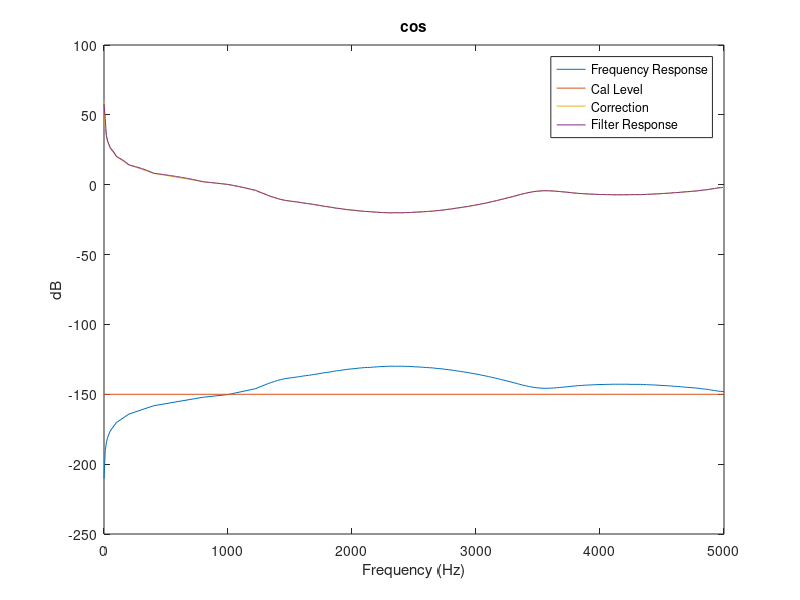
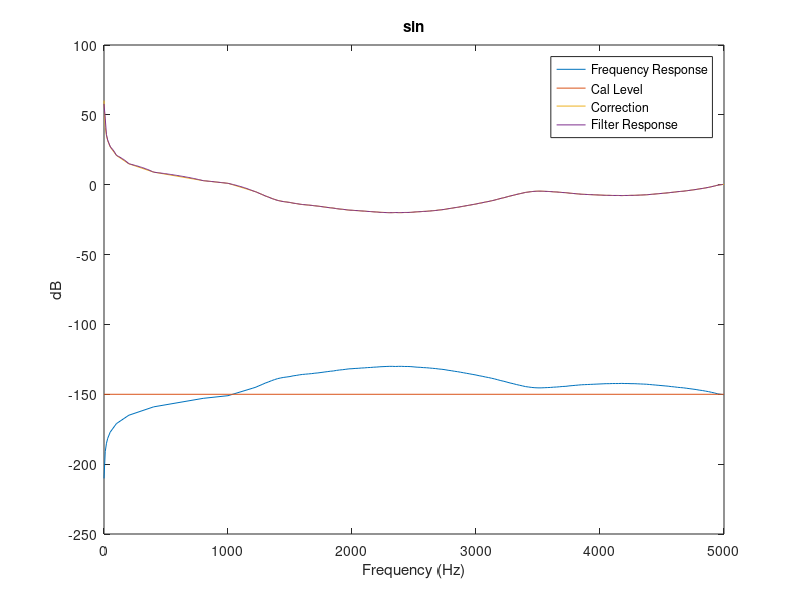
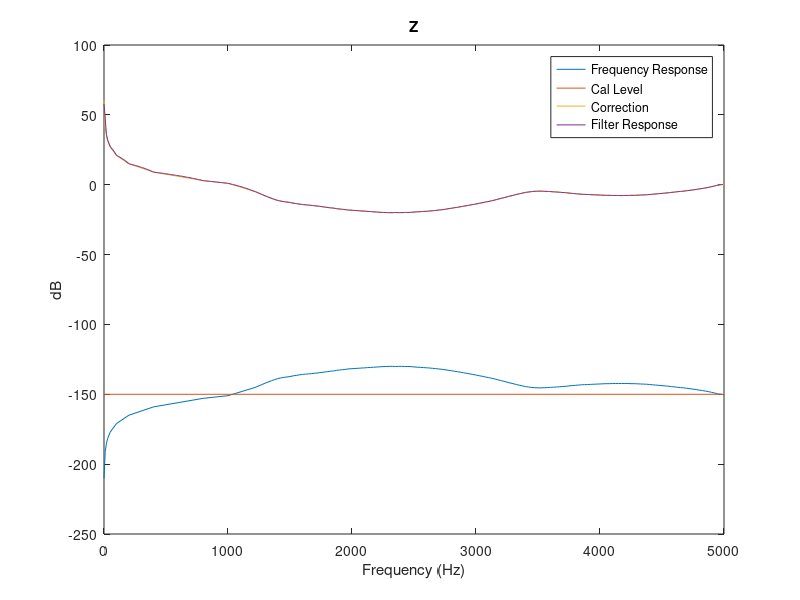

Write MATLAB code to recreate these figures, in order.
% fircoeff
% calculate FIR taps to use in frequency response correction filter
ntaps = 2000; %frequency resolution of filter is srate/ntaps; so more taps, better resolution
srate = 10000.0;
nyquist = srate / 2;

cal_level = -150; %after use filter this will be calibration sensitivity

% f is a vector of pairs of normalized frequency points, 
% specified in the range between 0 and 1, where 1 corresponds to the 
% Nyquist frequency. The frequencies must be in increasing order.

%freq = [0 5000]; 
freq = [0.0 10.0 20.0 30.0 50.0 100.0 200.0 400.0 800.0 1000.0 [1200.0:25:5000.0]]'; %every 25 Hz from 1200 on
f = freq / nyquist;
% a is a vector containing the desired amplitudes at the points specified in f.
% this is for cos axis from calibration sheet
% 1.0 -210.2
% 10.0 -190.2
a_dB = [ 
-210.2
-190.2
-184.2
-180.7
-176.3
-170.2
-164.2
-158.2
-152.1
-150.2
-146.4
-145.9
-144.9
-144.1
-143.2
-142.3
-141.5
-140.8
-140.1
-139.5
-139.0
-138.6
-138.3
-138.0
-137.7
-137.4
-137.0
-136.7
-136.4
-136.1
-135.7
-135.4
-135.0
-134.6
-134.3
-134.0
-133.6
-133.2
-133.0
-132.6
-132.3
-132.0
-131.8
-131.6
-131.3
-131.1
-130.9
-130.8
-130.7
-130.5
-130.4
-130.2
-130.1
-130.0
-129.9
-129.9
-130.0
-129.9
-129.9
-130.0
-130.0
-130.1
-130.3
-130.4
-130.5
-130.7
-130.8
-131.0
-131.1
-131.4
-131.6
-131.8
-132.1
-132.4
-132.6
-133.0
-133.3
-133.6
-134.0
-134.3
-134.7
-135.1
-135.5
-135.9
-136.4
-136.8
-137.3
-137.8
-138.3
-138.8
-139.4
-139.9
-140.5
-141.0
-141.6
-142.2
-142.8
-143.4
-143.9
-144.4
-144.8
-145.2
-145.4
-145.6
-145.7
-145.7
-145.6
-145.5
-145.3
-145.1
-144.9
-144.7
-144.5
-144.2
-144.0
-143.8
-143.7
-143.5
-143.4
-143.3
-143.2
-143.1
-143.0
-143.0
-142.9
-142.9
-142.8
-142.8
-142.8
-142.8
-142.8
-142.8
-142.9
-142.9
-142.9
-142.9
-143.0
-143.1
-143.2
-143.3
-143.4
-143.5
-143.7
-143.8
-143.9
-144.1
-144.3
-144.4
-144.6
-144.8
-145.0
-145.1
-145.4
-145.5
-145.8
-146.1
-146.3
-146.6
-147.0
-147.3
-147.7
-147.9
-148.1];
a_dBcorrection = cal_level - a_dB;
a = power(10, a_dBcorrection/20); % linearized gain at each frequency

%b = firpm(ntaps,f,a); %minimum phase implementation; blowing up with large
%range
b_cos = fir2(ntaps, f, a); % calculate coefficients
[h,w] = freqz(b_cos,1,512); % measure frequency response of b FIR taps

figure(1)
plot(freq, a_dB);
hold all
plot([0 nyquist],[cal_level cal_level])
plot(freq, a_dBcorrection);
ylabel('dB');
xlabel('Frequency (Hz)');
plot(nyquist * w/pi, 20*log10(abs(h)));
hold off;
legend('Frequency Response', 'Cal Level' ,'Correction', 'Filter Response');
title('cos');
% % linear view
% figure(2)
% plot(f,a,w/pi,abs(h))
% legend('Ideal','firpm Design')

% sin values
a_dB = [ 
-210.2   
-191.0
-185.0
-181.5
-177.1
-171.0
-165.0
-159.0
-152.9
-151.0
-145.6
-144.9
-143.9
-143.0
-142.0
-141.2
-140.3
-139.5
-138.8
-138.3
-137.9
-137.6
-137.3
-136.8
-136.5
-136.1
-135.8
-135.6
-135.4
-135.2
-134.9
-134.7
-134.4
-134.1
-133.8
-133.5
-133.3
-132.9
-132.6
-132.4
-132.1
-131.8
-131.7
-131.5
-131.4
-131.2
-131.1
-130.9
-130.8
-130.6
-130.5
-130.3
-130.2
-130.1
-130.0
-130.0
-130.1
-130.0
-130.0
-130.1
-130.1
-130.2
-130.4
-130.6
-130.7
-130.9
-131.0
-131.2
-131.4
-131.6
-131.9
-132.1
-132.4
-132.8
-133.1
-133.5
-133.8
-134.2
-134.6
-135.0
-135.4
-135.8
-136.2
-136.7
-137.1
-137.6
-138.0
-138.5
-139.0
-139.6
-140.2
-140.7
-141.3
-141.9
-142.4
-143.0
-143.5
-144.0
-144.5
-144.8
-145.1
-145.3
-145.4
-145.4
-145.3
-145.2
-145.1
-144.9
-144.8
-144.6
-144.4
-144.3
-144.0
-143.8
-143.6
-143.4
-143.2
-143.1
-143.0
-142.9
-142.8
-142.7
-142.6
-142.5
-142.4
-142.4
-142.3
-142.3
-142.3
-142.2
-142.3
-142.3
-142.4
-142.4
-142.5
-142.6
-142.7
-142.8
-143.0
-143.2
-143.4
-143.6
-143.8
-144.0
-144.2
-144.5
-144.7
-145.0
-145.2
-145.4
-145.7
-146.0
-146.3
-146.6
-147.0
-147.3
-147.7
-148.1
-148.6
-149.1
-149.7
-150.0
-150.3
]

a_dBcorrection = cal_level - a_dB;
a = power(10, a_dBcorrection/20); % linearized gain at each frequency
b_sin = fir2(ntaps, f, a); % calculate coefficients

figure(2)
[h,w] = freqz(b_sin,1,512); % measure frequency response of b FIR taps
plot(freq, a_dB);
hold all
plot([0 nyquist],[cal_level cal_level])
plot(freq, a_dBcorrection);
ylabel('dB');
xlabel('Frequency (Hz)');
plot(nyquist * w/pi, 20*log10(abs(h)));
hold off;
legend('Frequency Response', 'Cal Level' ,'Correction', 'Filter Response');
title('sin');
% vert
a = [
-210
-193.0
-187.0
-183.5
-179.1
-173.0
-167.0
-161.0
-154.9
-153.0
-148.5
-148.1
-147.2
-146.3
-146.1
-145.6
-145.1
-144.6
-144.3
-143.9
-143.7
-143.3
-142.9
-142.3
-141.7
-140.9
-140.2
-139.5
-138.9
-138.1
-137.4
-136.7
-136.0
-135.3
-134.7
-134.2
-133.7
-133.2
-132.9
-132.7
-132.4
-132.2
-132.0
-131.8
-131.6
-131.4
-131.3
-131.1
-131.0
-130.8
-130.7
-130.4
-130.3
-130.2
-130.1
-130.1
-130.1
-129.9
-129.9
-129.8
-129.8
-129.8
-129.9
-129.9
-129.9
-130.0
-130.0
-130.0
-130.1
-130.2
-130.3
-130.4
-130.6
-130.7
-130.9
-131.1
-131.3
-131.6
-131.8
-132.1
-132.4
-132.7
-133.1
-133.5
-133.9
-134.4
-134.8
-135.4
-136.0
-136.6
-137.2
-137.9
-138.6
-139.4
-140.3
-141.2
-142.1
-143.1
-144.0
-144.8
-145.5
-146.1
-146.5
-146.6
-146.6
-146.4
-146.0
-145.6
-145.2
-144.8
-144.4
-144.1
-143.7
-143.4
-143.2
-143.0
-142.9
-142.9
-143.0
-143.0
-143.1
-143.2
-143.3
-143.5
-143.7
-143.9
-144.1
-144.3
-144.5
-144.7
-144.9
-145.0
-145.1
-145.1
-145.0
-144.9
-144.7
-144.5
-144.3
-144.0
-143.7
-143.4
-143.1
-142.8
-142.6
-142.3
-142.1
-141.9
-141.7
-141.5
-141.4
-141.3
-141.2
-141.2
-141.2
-141.2
-141.2
-141.3
-141.4
-141.5
-141.7
-141.8
-141.9
]
a_dBcorrection = cal_level - a_dB;
a = power(10, a_dBcorrection/20); % linearized gain at each frequency
b_vert = fir2(ntaps, f, a); % calculate coefficients

figure(3)
[h,w] = freqz(b_vert,1,512); % measure frequency response of b FIR taps
plot(freq, a_dB);
hold all
plot([0 nyquist],[cal_level cal_level])
plot(freq, a_dBcorrection);
ylabel('dB');
xlabel('Frequency (Hz)');
plot(nyquist * w/pi, 20*log10(abs(h)));
hold off;
legend('Frequency Response', 'Cal Level' ,'Correction', 'Filter Response');
title('Z');